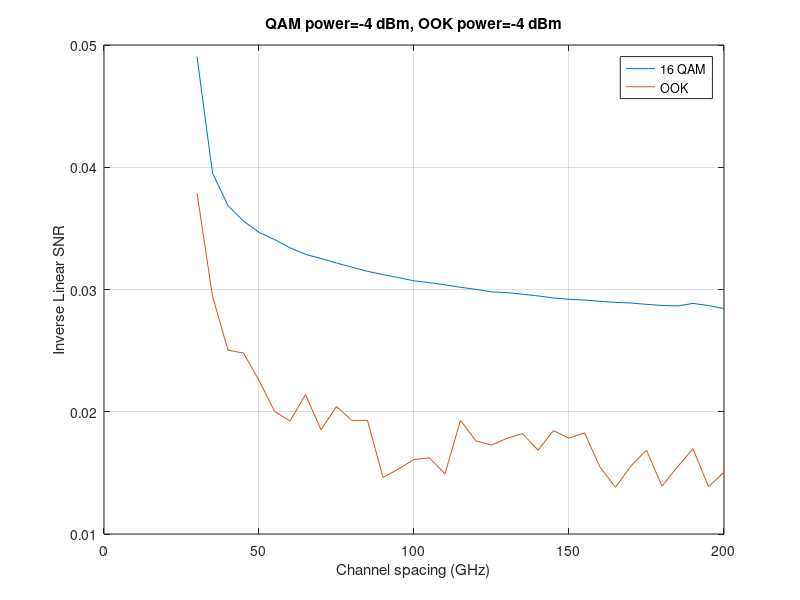

Recreate this plot in MATLAB.
clc;
clear;
close all;

% Analyze results from ssf_debug_13.m

%%
load ssf_debug_13_current_result.mat
% columns: ook power, qam power, grid_ghz, ook1 snr, ook2 snr, qam snr,
% ook snr max, ook snr min
results(:, 9) = (results(:, 7)+results(:, 8))/2;


%%
figure; hold on; box on; grid on;
% plot(results(:, 7))
% plot(results(:, 8))
% plot(results(:, 6))

power_dbm_ook = -4;
power_dbm_qam = -4;
idx = (results(:, 1)==power_dbm_ook) & (results(:, 2)==power_dbm_qam);
a = results(idx, :);

plot(a(:, 3)/1e9, 1./a(:, 6), 'displayname', '16 QAM')
% plot(a(:, 3), a(:, 7))
plot(a(:, 3)/1e9, 1./a(:, 8), 'displayname', 'OOK')
legend('Location', 'Best')
title(sprintf('QAM power=%d dBm, OOK power=%d dBm', ...
    power_dbm_qam, power_dbm_ook))
xlabel('Channel spacing (GHz)')
ylabel('Inverse Linear SNR')